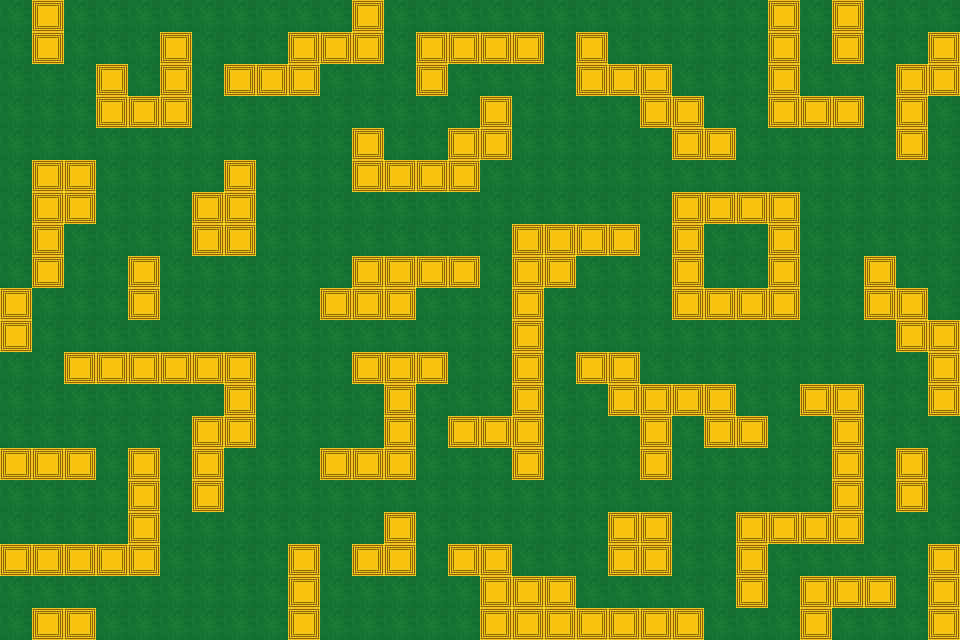

Tiled map render using the project's own tile images. Description and the whole map definition, tile-layer contents included, below:
An orthogonal 30x20 tile map with 32x32 px tiles, 1 tile layer (Tile Layer 1).

<map version="1.10" tiledversion="1.11.0" orientation="orthogonal" renderorder="right-down" width="30" height="20" tilewidth="32" tileheight="32" infinite="0" nextlayerid="2" nextobjectid="1">
 <tileset firstgid="1" source="test tileset.tsx" />
 <layer id="1" name="Tile Layer 1" width="30" height="20">
  <data encoding="csv">
1,2,1,1,1,1,1,1,1,1,1,2,1,1,1,1,1,1,1,1,1,1,1,1,2,1,2,1,1,1,
1,2,1,1,1,2,1,1,1,2,2,2,1,2,2,2,2,1,2,1,1,1,1,1,2,1,2,1,1,2,
1,1,1,2,1,2,1,2,2,2,1,1,1,2,1,1,1,1,2,2,2,1,1,1,2,1,1,1,2,2,
1,1,1,2,2,2,1,1,1,1,1,1,1,1,1,2,1,1,1,1,2,2,1,1,2,2,2,1,2,1,
1,1,1,1,1,1,1,1,1,1,1,2,1,1,2,2,1,1,1,1,1,2,2,1,1,1,1,1,2,1,
1,2,2,1,1,1,1,2,1,1,1,2,2,2,2,1,1,1,1,1,1,1,1,1,1,1,1,1,1,1,
1,2,2,1,1,1,2,2,1,1,1,1,1,1,1,1,1,1,1,1,1,2,2,2,2,1,1,1,1,1,
1,2,1,1,1,1,2,2,1,1,1,1,1,1,1,1,2,2,2,2,1,2,1,1,2,1,1,1,1,1,
1,2,1,1,2,1,1,1,1,1,1,2,2,2,2,1,2,2,1,1,1,2,1,1,2,1,1,2,1,1,
2,1,1,1,2,1,1,1,1,1,2,2,2,1,1,1,2,1,1,1,1,2,2,2,2,1,1,2,2,1,
2,1,1,1,1,1,1,1,1,1,1,1,1,1,1,1,2,1,1,1,1,1,1,1,1,1,1,1,2,2,
1,1,2,2,2,2,2,2,1,1,1,2,2,2,1,1,2,1,2,2,1,1,1,1,1,1,1,1,1,2,
1,1,1,1,1,1,1,2,1,1,1,1,2,1,1,1,2,1,1,2,2,2,2,1,1,2,2,1,1,2,
1,1,1,1,1,1,2,2,1,1,1,1,2,1,2,2,2,1,1,1,2,1,2,2,1,1,2,1,1,1,
2,2,2,1,2,1,2,1,1,1,2,2,2,1,1,1,2,1,1,1,2,1,1,1,1,1,2,1,2,1,
1,1,1,1,2,1,2,1,1,1,1,1,1,1,1,1,1,1,1,1,1,1,1,1,1,1,2,1,2,1,
1,1,1,1,2,1,1,1,1,1,1,1,2,1,1,1,1,1,1,2,2,1,1,2,2,2,2,1,1,1,
2,2,2,2,2,1,1,1,1,2,1,2,2,1,2,2,1,1,1,2,2,1,1,2,1,1,1,1,1,2,
1,1,1,1,1,1,1,1,1,2,1,1,1,1,1,2,2,2,1,1,1,1,1,2,1,2,2,2,1,2,
1,2,2,1,1,1,1,1,1,2,1,1,1,1,1,2,2,2,2,2,2,2,1,1,1,2,1,1,1,2
</data>
 </layer>
</map>
